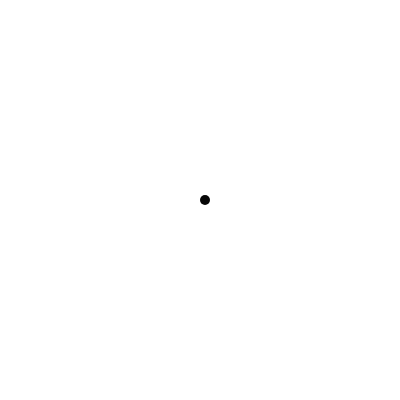
Frame 1 (no input)
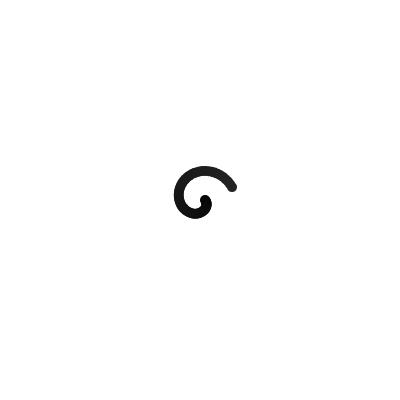
Frame 60 (no input)
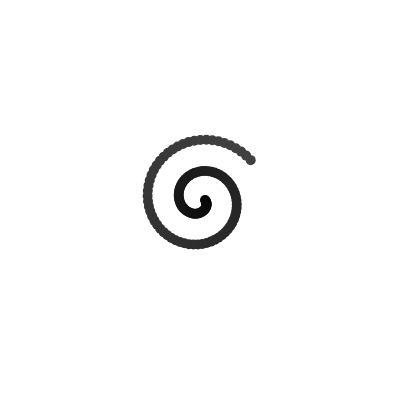
Frame 120 (the mouse pressed at the canvas centre since frame 60)

The p5.js sketch that drew these frames (run headless with seeded random() and noise() and a simulated clock; from frame 60 on, the mouse is pressed at the canvas centre):

// p5.js sketch
// ── sketch.js
 let a = 0;
 let r = 5;

 function setup() {
   createCanvas(400, 400);
   background(255);
   
   frameRate(30); //velocidad
   sliderA = createSlider(0.1, 50, 0.1, 5); //slider para a
 }


 function draw() {
   noStroke();
   // formula espiral:
   let x = r * cos(a);
   let y = r * sin(a);

   a += sliderA.value(); // cambio de la distancia entre puntos
   r += 0.5 //cambio de la amplitud del espiral

   translate(width / 2, height / 2); //trasladar la figura al centro
   fill(r % 255); //relleno en escala de grises
   ellipse(x, y, 10, 10);

   //if(x>width){ //mmm no funcionó?
   //r -= 0.5;
   // }

 }
